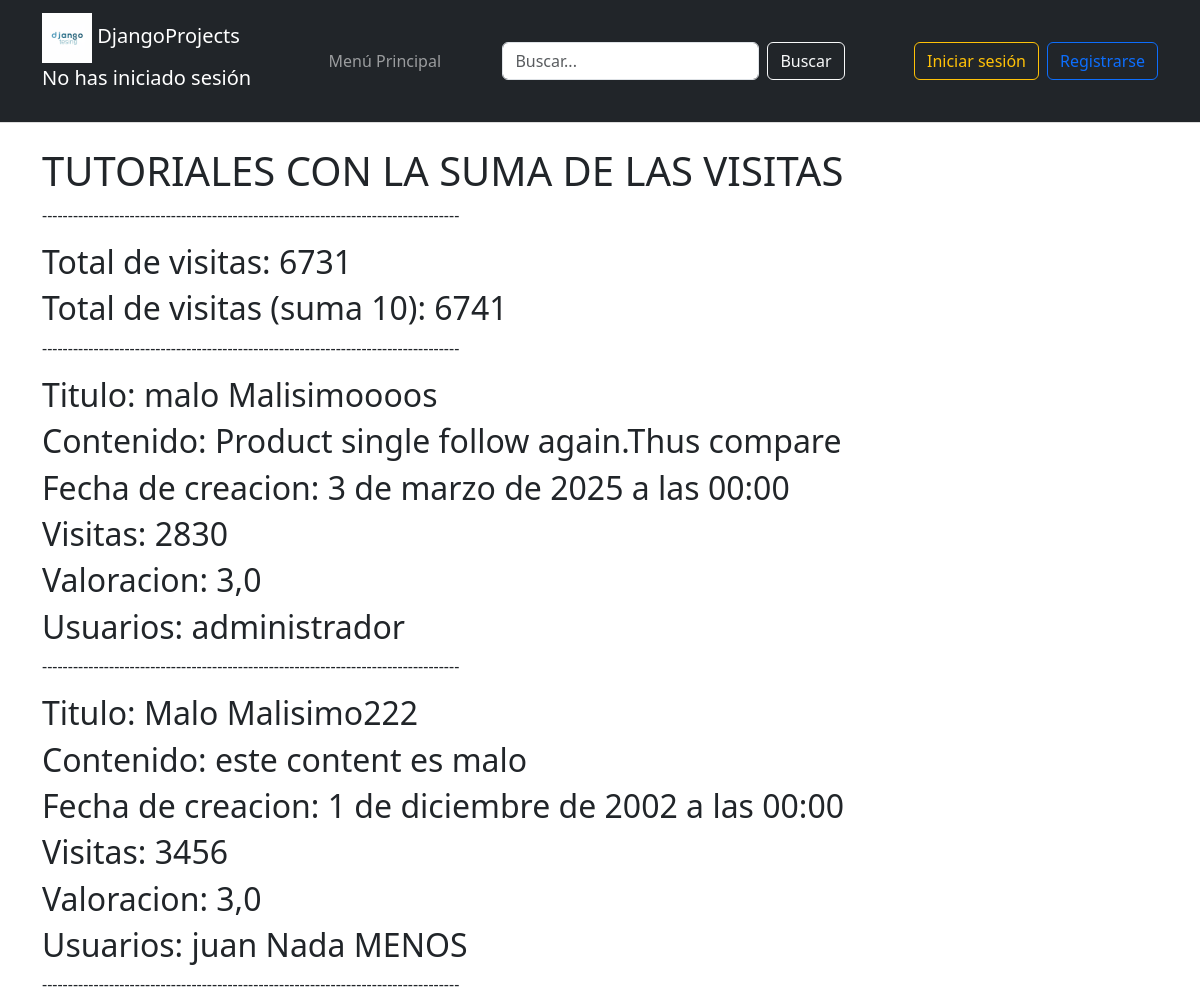
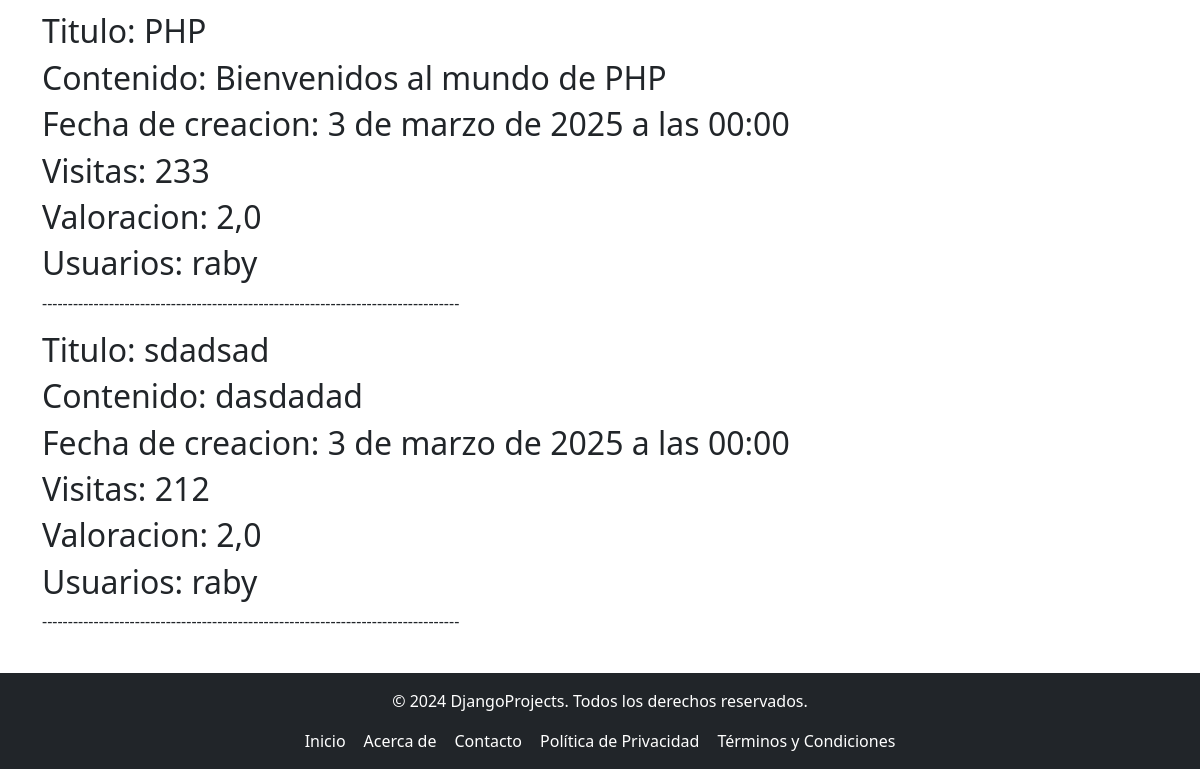
The app's page /Tutorial/Total_visitas with its own data (2 pictures, top to bottom).
### tutorial/models.py (models this page shows, shortened)
class Tutorial(models.Model):
    titulo = models.CharField(max_length=50)
    contenido = models.TextField()
    fecha_Creacion = models.DateTimeField()
    visitas = models.IntegerField()
    valoracion = models.DecimalField(max_digits=3, decimal_places=1)
    usuario = models.ForeignKey(Usuario, on_delete=models.CASCADE, related_name="usuario_del_tutorial")

class Usuario(AbstractBaseUser, PermissionsMixin):
    ADMINISTRADOR = 1
    PROFESOR = 2
    ESTUDIANTE = 3
    ROLES = (
        (ADMINISTRADOR, 'administrador'),
        (PROFESOR, 'profesor'),
        (ESTUDIANTE, 'estudiante'),
    )
    email = models.EmailField(unique=True)
    nombre = models.CharField(max_length=30)
    fecha_Registro = models.DateField(null=True, blank=True)
    puntuacion = models.DecimalField(max_digits=3, decimal_places=1, default=0.0)
    es_activo = models.BooleanField(default=True)
    is_staff = models.BooleanField(default=False)  # Aquí está el campo
    is_superuser = models.BooleanField(default=False)  # Aquí está el campo
    rol = models.PositiveSmallIntegerField(choices=ROLES, default=ADMINISTRADOR)
    imagen = models.ImageField(upload_to='imagenes/', null=True, blank=True)
    USERNAME_FIELD = 'email'  # Campo único para autenticación
    REQUIRED_FIELDS = ['nombre']  # Campos obligatorios para createsuperuser
    objects = UsuarioManager()  # Asegúrate de que el manager esté asignado correctamente

### tutorial/views.py (the view)
# urls.py: path('Tutorial/Total_visitas', views.total_visitas, name = 'total_visitas'),
def total_visitas (request):
    tutorial = Tutorial.objects.select_related("usuario").prefetch_related(
        Prefetch('categoria_del_tutorial'),
        Prefetch('Etiquetas_del_tutorial'),
        Prefetch('Tutoriales_cursos')
    )
    total_visitas = tutorial.aggregate(total_visitas=Sum('visitas'))
    return render(request, 'Tutorial/total_visitas.html', {"tutoriales_mostrar": tutorial, "total_visitas": total_visitas['total_visitas']})

### tutorial/templates/Tutorial/total_visitas.html
{% extends "Padre.html" %}
{% block cabecera %}
<h1>TUTORIALES CON LA SUMA DE LAS VISITAS</h1>
<p>---------------------------------------------------------------------------------</p>
<h2>Total de visitas: {{ total_visitas }}</h2>
{% if total_visitas != 0 %}
{% if total_visitas >= 100 %}
    <h2>Total de visitas (suma 10): {{ total_visitas|add:10 }}</h2>
{% elif total_visitas <= 99 and total_visitas > 50 %}
    <h2>Total de visitas (resta 5): {{ total_visitas|add:"-5" }}</h2>
{% elif total_visitas < 9 %}
    <h2>Total de visitas (es menor que 9): {{ total_visitas }}</h2>
{% elif total_visitas|divisibleby:2 %}
    <h2>Total de visitas (es par): {{ total_visitas }}</h2>
{% else %}
    <h2>Total de visitas (no es divisible por 2 ni menor que 9): {{ total_visitas }}</h2>
{% endif %}
{% endif %}
<p>---------------------------------------------------------------------------------</p>
{% endblock %}
{% block contenido %}
    {% for tutorial in tutoriales_mostrar %}
        {% include "Tutorial/tutorialVisitas.html" %}
    {% endfor %}
{% endblock %}

### tutorial/templates/Tutorial/tutorialVisitas.html
<div>
    <h2>Titulo: {{ tutorial.titulo }}</h2>
    <h2>Contenido: {{ tutorial.contenido }}</h2>
    <h2>Fecha de creacion: {{ tutorial.fecha_Creacion }}</h2>
    <h2>Visitas: {{ tutorial.visitas }}</h2>
    <h2>Valoracion: {{ tutorial.valoracion }}</h2>
    <h2>Usuarios: {{ tutorial.usuario.nombre }}</h2>
    <p>---------------------------------------------------------------------------------</p>
</div>

### tutorial/static/css/EstiloTemplate.css (style rules this page uses)
html, body { height: 100%; margin: 0; padding: 0; font-family: Arial, sans-serif; display: flex; flex-direction: column; }

### records on screen
Tutorial: titulo "malo Malisimoooos", contenido "Product single follow again.Thus compare", fecha_Creacion "3 de marzo de 2025 a las 00:00", visitas "2830", valoracion "3,0", usuario.nombre "administrador"
Tutorial: titulo "Malo Malisimo222", contenido "este content es malo", fecha_Creacion "1 de diciembre de 2002 a las 00:00", visitas "3456", valoracion "3,0", usuario.nombre "juan Nada MENOS"
Tutorial: titulo "PHP", contenido "Bienvenidos al mundo de PHP", fecha_Creacion "3 de marzo de 2025 a las 00:00", visitas "233", valoracion "2,0", usuario.nombre "raby"
Tutorial: titulo "sdadsad", contenido "dasdadad", fecha_Creacion "3 de marzo de 2025 a las 00:00", visitas "212", valoracion "2,0", usuario.nombre "raby"

### other values on screen
{{ total_visitas }} "6731"
{{ total_visitas|add:10 }} "6741"
